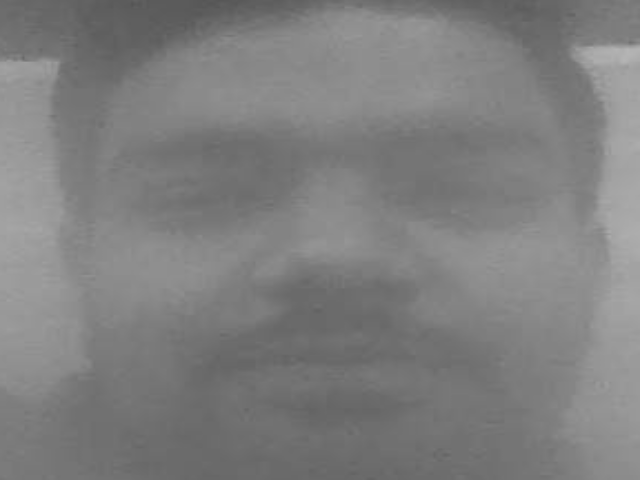
#> input picture facedetect/dataset/Nishant/1.png, 640 x 480 px, given in place of the camera
$ python dataset.py
#> lines starting #> are read from the running program, lines starting #| are printed output that depends on the picture; after the words box and inside, x2 and y2 are one past the last pixel; in counts of white or black regions, pixels touching at a corner belong together
import cv2
import os
import time
haar_file="haarcascade_frontalface_default.xml"

datasets="C:/Users/nisha/PycharmProjects/facedetect/dataset/"
name ="Nishant"
path=os.path.join(datasets,name)
if not os.path.isdir(path):
    os.mkdir(path)
face_cascade=cv2.CascadeClassifier(haar_file)
cap=cv2.VideoCapture(0)
print("webcam is open?",cap.isOpened())
time.sleep(2)
count=1

while count<=100:
    ret,frame=cap.read()
#> frame is the input picture: shape (480, 640, 3); min 84, max 181, mean 126.8
    if ret==True:
        img_gray=cv2.cvtColor(frame,cv2.COLOR_BGR2GRAY)
        faces=face_cascade.detectMultiScale(img_gray,1.3,4)
#> faces = [[129, 25, 430, 430]]
        # detectMultiscale(source_image,scale,min_neighbours)
        for(x,y,w,h) in faces:
            cv2.rectangle(frame,(x,y),(x+w,y+h),(0,255,0),2)
            face=img_gray[y:y+h,x:x+w]
            face_resize=cv2.resize(face,(640,480))
            cv2.imwrite("%s/%s.png"%(path,count),face_resize)
#> this loop made 1 pass
#> pass 1, `face=img_gray[y:y+h,x:x+w]`:
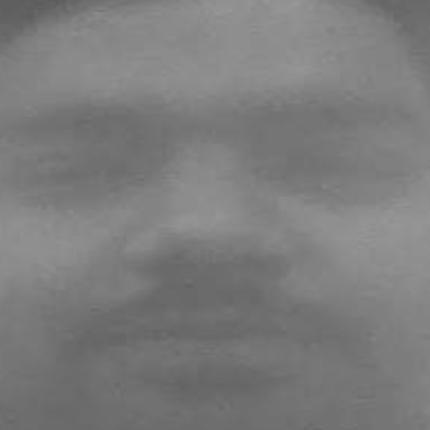
#> face: shape (430, 430); min 91, max 152, mean 124.1
#> pass 1, `face_resize=cv2.resize(face,(640,480))`:
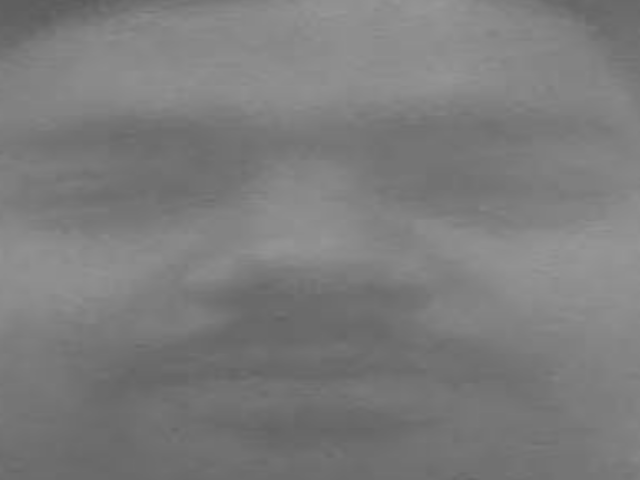
#> face_resize: shape (480, 640); min 91, max 151, mean 124
#> after the loop:
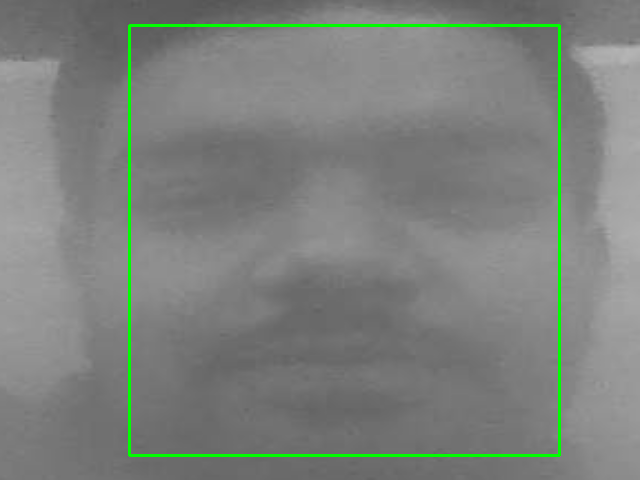
#> frame: shape (480, 640, 3); 1.68% of pixels changed, all inside (x1, y1, x2, y2) = (128, 24, 561, 457)
        count=count+1
        cv2.imshow("face capturing",frame)
        if cv2.waitKey(1)==ord("q"):
#> (key q is pressed here)
            break
print("your face has been created")
cap.release()
cv2.destroyAllWindows()
